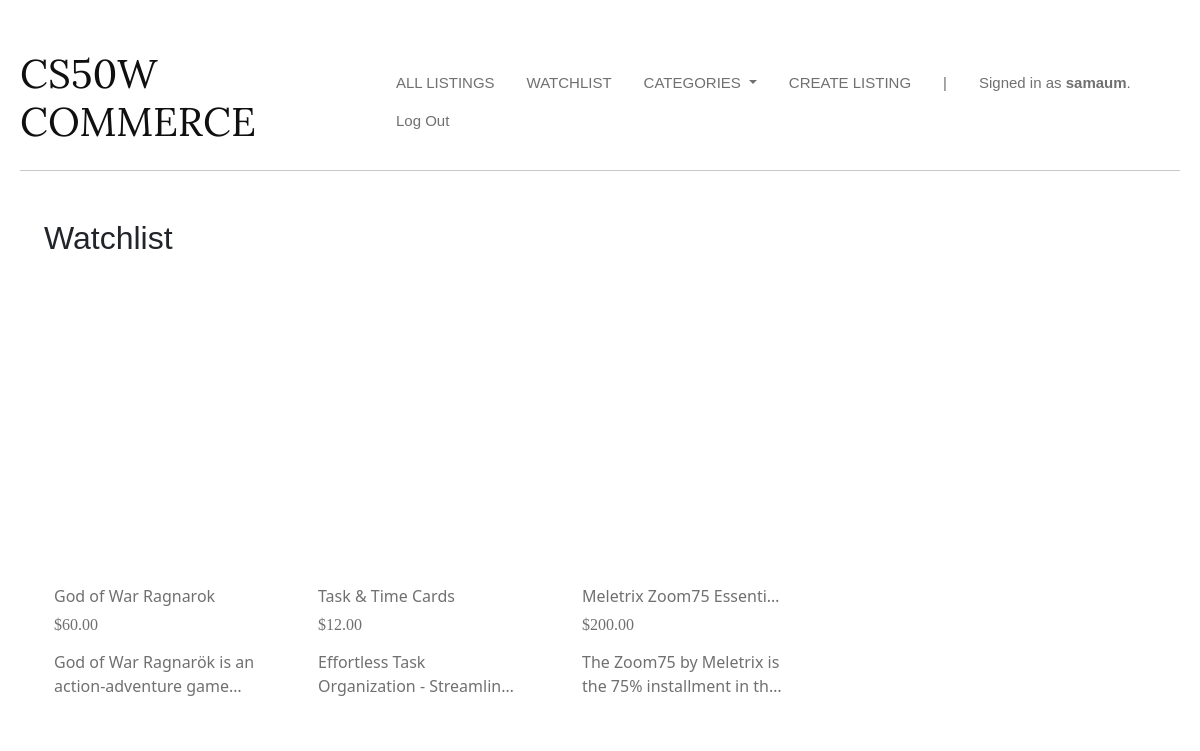
Page /watchlist (signed in) on the committed database.
### auctions/models.py (models this page shows, shortened)
class User(AbstractUser):
    pass

class Listing(models.Model):
    title = models.CharField(max_length=50)
    description = models.CharField(max_length=1000)
    image = models.CharField(max_length=1000)
    price = models.FloatField()
    isActive = models.BooleanField(default=True)
    user = models.ForeignKey(User, on_delete=models.CASCADE, related_name="user")
    category = models.ForeignKey(Category, on_delete=models.CASCADE, related_name="category")
    watchlist = models.ManyToManyField(User, related_name="listingWatchlist")

### auctions/views.py (the view)
# urls.py: path("watchlist", views.watchListDisplay, name="watchlist"),
def watchListDisplay(request):
    currentUser = request.user
    listings = currentUser.listingWatchlist.all()
    allCategories = Category.objects.all()
    return render(request, "auctions/watchlist.html", {
        "listings": listings,
        "categories": allCategories,
    })

### auctions/templates/auctions/watchlist.html
{% extends "auctions/layout.html" %}
{% block body %}
<h2 class="mt-5 mx-4" style="font-family: 'Plus Jakarta Sans', sans-serif;">Watchlist</h2>
<div class="row mx-1">
    {% for listing in listings %}
        <div class="card mx-1 my-4" style="width: 16rem; border: none;">
            <a href="{% url 'listing' id=listing.id %}">
                <div class="card-image-container" style="background-image: url('{{ listing.image }}');"></div>
            </a>
            <div class="card-body d-flex flex-column justify-content-between">
                <h6 class="card-title clamp-title">{{ listing.title }}</h6>
                <h6 class="listing-price mb-3">${{ listing.price|floatformat:"2" }}</h6>
                <p class="card-text clamp">{{ listing.description }}</p>
            </div>
        </div>
    {% endfor %}
</div>
{% endblock %}

### auctions/templates/auctions/layout.html (shortened to what this page needs)
{% load static %}
<!DOCTYPE html>
<html lang="en">
    <head>
        <link href="https://cdn.jsdelivr.net/npm/bootstrap@5.3.3/dist/css/bootstrap.min.css" rel="stylesheet">
          <link href="{% static 'auctions/styles.css' %}" rel="stylesheet">
    </head>
    <body>
        <div class="d-flex justify-content-between align-items-center">
            <h1 class="title">CS50W COMMERCE</h1>
            <ul class="nav">
                <li class="nav-item">
                    <a class="nav-link" href="{% url 'index' %}">ALL LISTINGS</a>
                </li>
                {% if user.is_authenticated %}
                    <li class="nav-item">
                        <a class="nav-link" href="{% url 'watchlist' %}">WATCHLIST</a>
                    </li>
                    <li class="nav-item dropdown">
                        <a class="nav-link dropdown-toggle" href="#" id="categoriesDropdown" role="button" data-bs-toggle="dropdown" aria-expanded="false">
                            CATEGORIES
                        </a>
                    </li>
                    <li class="nav-item">
                        <a class="nav-link" href="{% url 'create' %}">CREATE LISTING</a>
                    </li>
                    <li class="nav-item">
                        <p class="nav-link mb-0">|</p>
                    </li>
                    <li class="nav-item nav-username">
                        <p class="nav-link mb-0">Signed in as <strong !important>{{ user.username }}</strong>.</p>
                    </li>
                    <li class="nav-item">
                        <a class="nav-link" href="{% url 'logout' %}">Log Out</a>
                    </li>
                {% endif %}
            </ul>
        </div>
        <hr>
        {% block body %}
        {% endblock %}
    </body>
</html>

### auctions/static/auctions/styles.css (style rules this page uses)
body { max-width: 1400px; margin: 0 auto; padding: 50px 20px; }
.card-body a.card-title, .card-body .listing-price { text-decoration: none !important; }
.card { transition: box-shadow 0.3s ease-in-out; padding: 10px; }
.card-body { color: #707070 !important; }
.card-image-container { width: 100%; height: 17rem; background-size: cover; background-position: center; background-repeat: no-repeat; overflow: hidden; }
.title { color: rgb(16, 16, 16); font-family: "Lora", serif; font-weight: 400; }
.nav-link { color: #707070 !important; font-size: 15px !important; font-family: "Raleway", sans-serif; font-optical-sizing: auto; font-weight: 300; font-style: normal; }
.nav-username strong { font-weight: bold; }
.nav-item:nth-last-child(2) .nav-link { font-weight: normal !important; color: #707070 !important; }
.clamp { display: -webkit-box; -webkit-line-clamp: 2; -webkit-box-orient: vertical; overflow: hidden; }
.clamp-title { display: -webkit-box; -webkit-line-clamp: 1; -webkit-box-orient: vertical; overflow: hidden; }
.listing-price, .listing-bid { font-family: "Oswald"; font-optical-sizing: auto; font-style: normal; }
h1,h4 { color: #424a4e;; font-weight: bold; }

### rows in the picture
User: username "samaum"
Listing: title "God of War Ragnarok", price "60.00", description "God of War Ragnarök is an action-adventure…"
Listing: title "Task & Time Cards", price "12.00", description "Effortless Task Organization -…"
Listing: title "Meletrix Zoom75…", price "200.00", description "The Zoom75 by Meletrix is the 75% installment in…"
